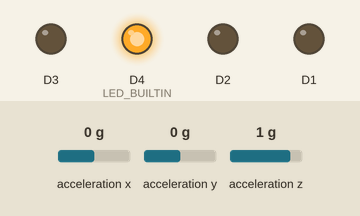
The sketch below on a simulated ESP8266 (NodeMCU). Shown: output pins drawn as LEDs (lit = HIGH, except the on-board LED, lit = LOW). Wiring (inferred from the names in the program): MPU-6050 motion sensor at I2C address 0x68. Inputs (shaded band) come from the test bench; at power-on: acceleration x 0 g, acceleration y 0 g, acceleration z 1 g. WiFi joins after 1.5 s; servers stay silent unless stated.

Above: at 1.2 s.
1.3 s: acceleration x set to -0.4 g
3.0 s: acceleration x set to -0.7 g
At 4.2 s:
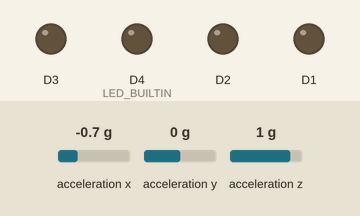
4.8 s: acceleration y set to -0.4 g
6.3 s: acceleration y set to -0.7 g
At 6.9 s:
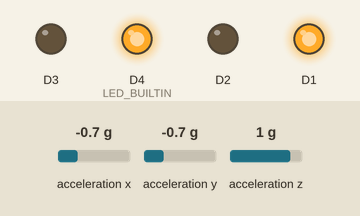
8.1 s: acceleration y set to 0.8 g
At 9.6 s:
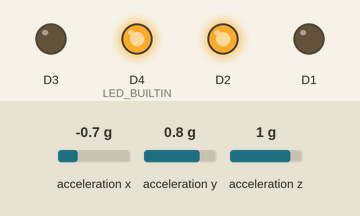
9.9 s: acceleration y set to 0.7 g
11.4 s: acceleration y set to 0.4 g
At 12.5 s:
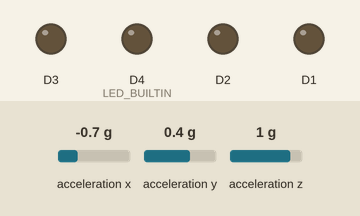
Timing chart, 0 to 14.2 s (numbered marks = the images above; inputs shaded):
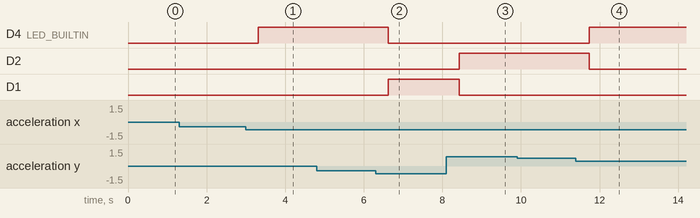

The sketch:

NodeMCU_GESTURE_CONTROL.ino
```cpp
#include<ESP8266WiFi.h>
#include<ESP8266HTTPClient.h>
#include<Wire.h>

const char *ssid = "ESPap";
const char *password = "12345678";

const uint8_t MPU6050Address = 0x68;

const uint8_t scl = D6;
const uint8_t sda = D7;

const uint16_t AccelScale = 16384;

const uint8_t SMPRT_DIV         = 0x19;
const uint8_t CONFIG            = 0x1A;
const uint8_t GYRO_CONFIG       = 0x1B;
const uint8_t ACCEL_CONFIG      = 0x1C;
const uint8_t FIFO_EN           = 0x23;
const uint8_t INT_ENABLE        = 0x38;
const uint8_t SIGNAL_PATH_RESET = 0x68;
const uint8_t USER_CTRL         = 0x6A;
const uint8_t PWR_MGMT_1        = 0x6B;
const uint8_t PWR_MGMT_2        = 0x6C;

const uint8_t ACCEL_XOUT_H      = 0x3B;

int16_t AccelX, AccelY;

void I2C_Write(uint8_t deviceAddress, uint8_t regAddress, uint8_t data){
  Wire.beginTransmission(deviceAddress);
  Wire.write(regAddress);
  Wire.write(data);
  Wire.endTransmission();
}

void I2C_Read_RawValue(uint8_t deviceAddress, uint8_t regAddress){
  Wire.beginTransmission(deviceAddress);
  Wire.write(regAddress);
  Wire.endTransmission();
  Wire.requestFrom(deviceAddress, (uint8_t)4);

  AccelX = (((int16_t)Wire.read()<<8) | Wire.read());
  AccelY = (((int16_t)Wire.read()<<8) | Wire.read());
}

void MPU6050_Init(){
  I2C_Write(MPU6050Address, SMPRT_DIV, 0x07);
  I2C_Write(MPU6050Address, CONFIG, 0x00);
  I2C_Write(MPU6050Address, GYRO_CONFIG, 0x00);
  I2C_Write(MPU6050Address, ACCEL_CONFIG, 0x00);
  I2C_Write(MPU6050Address, FIFO_EN, 0x00);
  I2C_Write(MPU6050Address, INT_ENABLE, 0x00);
  I2C_Write(MPU6050Address, SIGNAL_PATH_RESET, 0x00);
  I2C_Write(MPU6050Address, USER_CTRL, 0x00);
  I2C_Write(MPU6050Address, PWR_MGMT_1, 0x00);
  I2C_Write(MPU6050Address, PWR_MGMT_2, 0x00);
}

void setup() {
  // put your setup code here, to run once:
  pinMode(LED_BUILTIN, OUTPUT);
  pinMode(D1, OUTPUT);
  pinMode(D2, OUTPUT);
  pinMode(D3, OUTPUT);
  pinMode(D4, OUTPUT);
  Wire.begin(sda,scl);
  MPU6050_Init();

  WiFi.mode(WIFI_STA);
  WiFi.begin(ssid, password);

}

void loop() {
  // put your main code here, to run repeatedly:
  HTTPClient http;
  double Ax, Ay;
  I2C_Read_RawValue(MPU6050Address, ACCEL_XOUT_H);

  Ax=(double)AccelX/AccelScale;
  Ay=(double)AccelY/AccelScale;

  if(Ay < -0.5){
    delay(100);
    http.begin("http://192.168.4.1/forward");
    http.GET();
    http.end();

    digitalWrite(D1,HIGH);
    digitalWrite(D2,LOW);
    digitalWrite(D3,LOW);
    digitalWrite(D4,LOW);
  }

  else if(Ay > 0.5){
    delay(100);
    http.begin("http://192.168.4.1/backward");
    http.GET();
    http.end();
    digitalWrite(D1,LOW);
    digitalWrite(D2,HIGH);
    digitalWrite(D3,LOW);
    digitalWrite(D4,LOW);
  }

  else if(Ax > 0.5){
    delay(100);
    http.begin("http://192.168.4.1/left");
    http.GET();
    http.end();
    digitalWrite(D1,LOW);
    digitalWrite(D2,LOW);
    digitalWrite(D3,HIGH);
    digitalWrite(D4,LOW);
  }

  else if(Ax < -0.5){
    delay(100);
    http.begin("http://192.168.4.1/right");
    http.GET();
    http.end();
    digitalWrite(D1,LOW);
    digitalWrite(D2,LOW);
    digitalWrite(D3,LOW);
    digitalWrite(D4,HIGH);
  }

  else{
    delay(100);
    http.begin("http://192.168.4.1/halt");
    http.GET();
    http.end();
    digitalWrite(D1,LOW);
    digitalWrite(D2,LOW);
    digitalWrite(D3,LOW);
    digitalWrite(D4,LOW);
  }
}
```

Measured:
- the behaviour switches between -0.5 and -0.6 g on acceleration x (found by bisection; images 0 and 1)
- the behaviour switches between -0.5 and -0.6 g on acceleration y (found by bisection; images 1 and 2)
- the behaviour switches between 0.6 and 0.5 g on acceleration y (found by bisection; images 3 and 4)
- after the input at 1.3 s, every drawn part: stays the same
- after the input at 3.0 s, D4 (LED_BUILTIN): LOW → HIGH after 0.31 s
- after the input at 4.8 s, every drawn part: stays the same
- after the input at 6.3 s, D4 (LED_BUILTIN): HIGH → LOW after 0.32 s; D1: LOW → HIGH after 0.32 s
- after the input at 8.1 s, D2: LOW → HIGH after 0.32 s; D1: HIGH → LOW after 0.32 s
- after the input at 9.9 s, every drawn part: stays the same
- after the input at 11.4 s, D4 (LED_BUILTIN): LOW → HIGH after 0.33 s; D2: HIGH → LOW after 0.33 s
